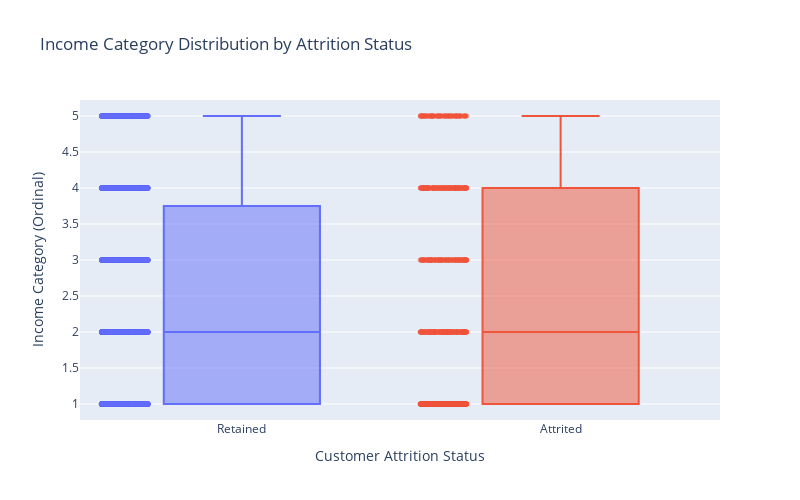

This figure's notebook cell:
### Markdown cell above
A p-val score of 0.0 provides strong evidence to reject the null hypothesis, suggesting a statistically significant associateion between Income and Attrition Flag.

### Code cell
plot_df = df.dropna(subset=["mod_Income_Category", "mod_Attrition_Flag"]).copy()

plot_df["Attrition_Label"] = plot_df["mod_Attrition_Flag"].map({0: "Retained", 1: "Attrited"})

plt.figure(figsize=(8, 6))
fig = px.box(
    plot_df,
    x="Attrition_Label",
    y="mod_Income_Category",
    points="all",  # show all points for visibility
    color="Attrition_Label",
    title="Income Category Distribution by Attrition Status",
    labels={
        "Attrition_Label": "Customer Attrition Status",
        "mod_Income_Category": "Income Category (Ordinal)"
    },
    width=800,
    height=500
)

fig.update_traces(marker=dict(opacity=0.4, size=5), jitter=0.3)
fig.update_layout(showlegend=False)
fig.show()

### Figure 1 — Plotly figure (JSON) as saved in the notebook; plotly's stock layout.template omitted (floating-point values rounded to 4 significant figures; data arrays with more than 128 entries replaced by an {"elided": "..."} marker saying what was removed)
{"data": [{"alignmentgroup": "True", "boxpoints": "all", "hovertemplate": "Customer Attrition Status=%{x}<br>Income Category (Ordinal)=%{y}<extra></extra>", "jitter": 0.3, "legendgroup": "Retained", "marker": {"color": "#636efa", "opacity": 0.4, "size": 5}, "name": "Retained", "notched": false, "offsetgroup": "Retained", "orientation": "v", "showlegend": true, "type": "box", "x": {"elided": "7575 str values"}, "x0": " ", "xaxis": "x", "y": {"elided": "7575 float values"}, "y0": " ", "yaxis": "y"}, {"alignmentgroup": "True", "boxpoints": "all", "hovertemplate": "Customer Attrition Status=%{x}<br>Income Category (Ordinal)=%{y}<extra></extra>", "jitter": 0.3, "legendgroup": "Attrited", "marker": {"color": "#EF553B", "opacity": 0.4, "size": 5}, "name": "Attrited", "notched": false, "offsetgroup": "Attrited", "orientation": "v", "showlegend": true, "type": "box", "x": {"elided": "1440 str values"}, "x0": " ", "xaxis": "x", "y": {"elided": "1440 float values"}, "y0": " ", "yaxis": "y"}], "layout": {"boxmode": "overlay", "height": 500, "legend": {"title": {"text": "Customer Attrition Status"}, "tracegroupgap": 0}, "showlegend": false, "title": {"text": "Income Category Distribution by Attrition Status"}, "width": 800, "xaxis": {"anchor": "y", "categoryarray": ["Retained", "Attrited"], "categoryorder": "array", "domain": [0, 1], "title": {"text": "Customer Attrition Status"}}, "yaxis": {"anchor": "x", "domain": [0, 1], "title": {"text": "Income Category (Ordinal)"}}}}
